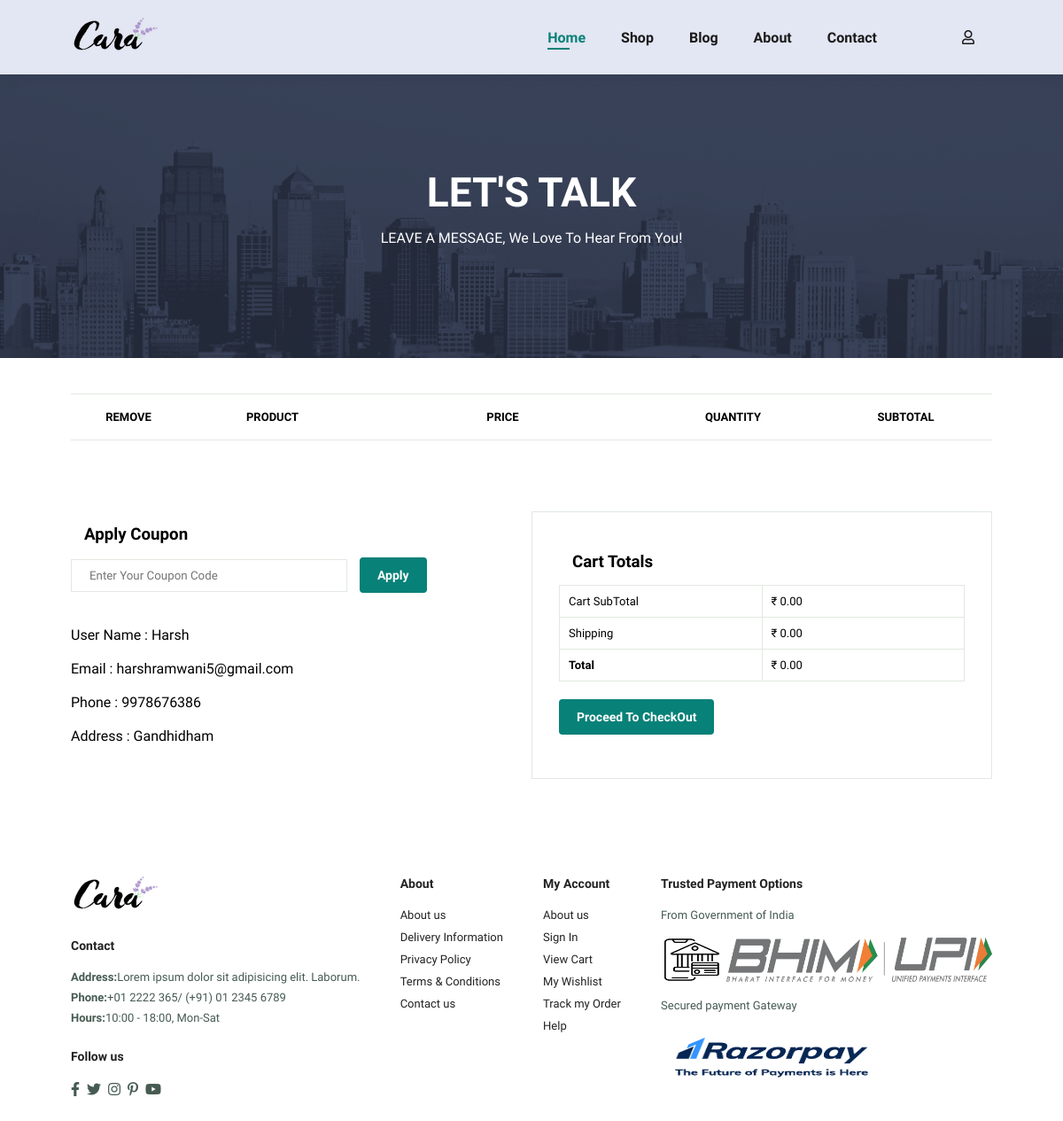
Page /cart.php (signed in) on the earlier database version.
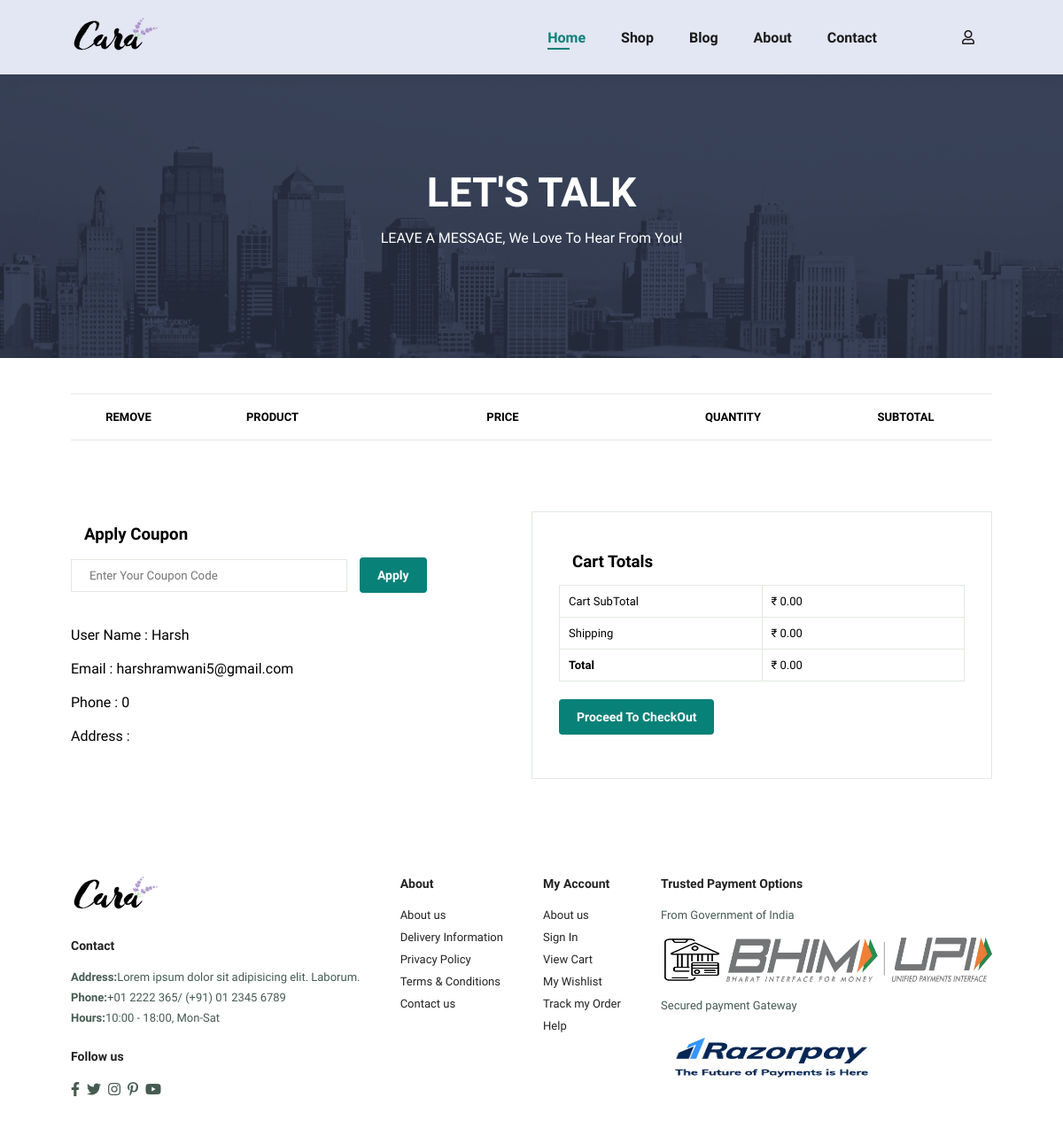
Same page on the later database version.
### tables this page shows
CREATE TABLE `tbl_member` (
  `id` int(11) NOT NULL,
  `username` varchar(255) NOT NULL,
  `password` varchar(200) NOT NULL,
  `email` varchar(255) NOT NULL,
  `mobile` bigint(10) NOT NULL,
  `address` varchar(255) NOT NULL,
  `create_at` timestamp NOT NULL DEFAULT current_timestamp() ON UPDATE current_timestamp()
);

### cart.php (the view, shortened to what this page needs)
<?php
    include 'include/header.php';
    $conn = mysqli_connect("localhost","root","","ecomm");
    $email = $_COOKIE['email'];
    $row = "";
    $query = "SELECT * FROM tbl_member WHERE email = '$email'";
    $result = mysqli_query($conn,$query);
    if(mysqli_num_rows($result)>0){
        $row = mysqli_fetch_assoc($result);
    }
?>
    <section id="page-header" class="about-header">
        <h2>LET'S TALK</h2>
        <p>LEAVE A MESSAGE, We Love To Hear From You!</p>
    </section>
    <section id="cart" class="section-p1">
        <table width="100%">
            <thead>
                <tr>
                    <td>Remove</td>
                    <td>Product</td>
                    <td>Price</td>
                    <td>Quantity</td>
                    <td>SubTotal</td>
                </tr>
            </thead>
        </table>
    </section>
    <section id="cart-add" class="section-p1">
        <div id="coupon">
            <h3>Apply Coupon</h3>
            <div>
                <input type="text" placeholder="Enter Your Coupon Code" id="coupon-code">
                <button class="normal" onclick="applyCoupon()">Apply</button>
            </div>
            <div>
            <br><br>
                User Name : <?php echo $row['username']; ?><br><br>
                Email : <?php echo $row['email']; ?> <br><br>
                Phone : <?php echo $row['mobile'];?><br><br>
                Address : <?php echo $row['address']; ?> <br><br>
            </div>
        </div>
        <div id="subtotal">
            <h3>Cart Totals</h3>
            <table>
                <tr>
                    <td>Cart SubTotal</td>
                    <td id="cart-subtotal">₹0.00</td>
                </tr>
                <tr>
                    <td>Shipping</td>
                    <td id="cart-shipping-fee">Free</td>
                </tr>
                <tr>
                    <td><strong>Total</strong></td>
                    <td id="total">₹0.00</td>
                </tr>
            </table>
            <button id="checkout-btn" class="normal" onclick="initiateRazorpayPayment()">Proceed To CheckOut</button>
        </div>
    </section>
    <?php include 'include/footer.php'; ?>

### include/header.php (shortened to what this page needs)
<!DOCTYPE html>
<html lang="en">
<head>
    <link rel="stylesheet" href="css/style.css">
    <link rel="stylesheet" href="https://pro.fontawesome.com/releases/v5.10.0/css/all.css">
</head>
<body>
    <section id="header">
        <a href="home.php"><img src="img/logo.png" alt="logo" class="logo"></a>
        <div>
            <ul id="navbar">
                <li><a class="active" href="home.php">Home</a></li>
                <li><a href="shop.php">Shop</a></li>
                <li><a href="blog.php">Blog</a></li>
                <li><a href="about.php">About</a></li>
                <li><a href="contact.php">Contact</a></li>
                <li id="lg-bag"><a href="cart.php"><i class="far fa-shopping-bag"></i></a></li>
                <li id="lg-user"><a href="#"><i class="far fa-user"></i></a></li>
            </ul>
        </div>
    </section>

### include/footer.php (shortened to what this page needs)
<footer class="section-p1">
        <div class="col">
            <img src="img/logo.png" class="logo" alt="logo">
            <h4>Contact</h4>
            <p><strong>Address:</strong>Lorem ipsum dolor sit adipisicing elit. Laborum.</p>
            <p><strong>Phone:</strong>+01 2222 365/ (+91) 01 2345 6789</p>
            <p><strong>Hours:</strong>10:00 - 18:00, Mon-Sat</p>
            <div class="follow">
                <h4>Follow us</h4>
                <div class="icon">
                    <i class="fab fa-facebook-f"></i>
                    <i class="fab fa-twitter"></i>
                    <i class="fab fa-instagram"></i>
                    <i class="fab fa-pinterest-p"></i>
                    <i class="fab fa-youtube"></i>
                </div>
            </div>
        </div>
        <div class="col">
            <h4>About</h4>
            <a href="about.php">About us</a>
            <a href="#">Delivery Information</a>
            <a href="#">Privacy Policy</a>
            <a href="#">Terms & Conditions</a>
            <a href="contact.php">Contact us</a>
        </div>
        <div class="col">
            <h4>My Account</h4>
            <a href="about.php">About us</a>
            <a href="login.php">Sign In</a>
            <a href="cart.php">View Cart</a>
            <a href="#">My Wishlist</a>
            <a href="#">Track my Order</a>
            <a href="#">Help</a>
        </div>
        <div class="col install">
            <h4>Trusted Payment Options</h4>
            <p>From Government of India</p>
            <div class="row">
                <img src="img/pay/mobile-banking.png" width="70px" height="50px" alt="">
                <img src="img/pay/Bhim-Upi-Logo.png" width="300px" height="50px" alt="">
            </div>
            <p>Secured payment Gateway</p>
            <img src="img/pay/razorpay.png" width="250px" height="60px">
        </div>
    </footer>
</body>
</html>

### css/style.css (style rules this page uses)
* { margin: 0; padding: 0; box-sizing: border-box; font-family: 'Spartan',sans-serif; }
h2 { font-size: 46px; line-height: 54px; color: #222; }
h4 { font-size: 20px; color: #222; }
h4 { font-size: 12px; font-weight: 700; }
p { font-size: 16px; color: #465b52; margin: 15px 0 20px 0; }
.section-p1 { padding: 40px 80px; }
button.normal { font-size: 14px; font-weight: 600; padding: 15px 30px; color: #000; background-color: #fff; border-radius: 4px; cursor: pointer; border: none; outline: none; transition: 0.2s; }
body { width: 100%; }
#header { display: flex; align-items: center; justify-content: space-between; padding: 20px 80px; background: #E3E6F3; box-shadow: 0 5px 15px rgba(0,0,0,0.06); z-index: 999; position: sticky; top: 0; left: 0; }
#navbar { display: flex; justify-content: center; align-items: center; }
#navbar li { list-style: none; padding: 0 20px; position: relative; }
#navbar li a { text-decoration: none; font-size: 16px; font-weight: 600; color: #1a1a1a; transition: 0.3s ease; }
#navbar li a:hover, #navbar li a.active { color: #088178; }
#navbar li a.active::after, #navbar li a:hover::after { content: ""; width: 30%; height: 2px; background: #088178; position: absolute; bottom: -4px; left: 20px; }
footer { display: flex; flex-wrap: wrap; justify-content: space-between; }
footer .col { display: flex; flex-direction: column; align-items: flex-start; margin-bottom: 20px; }
footer .logo { margin-bottom: 30px; }
footer h4 { font-size: 14px; padding-bottom: 20px; }
footer p { font-size: 13px; margin: 0 0 8px 0; }
footer a { font-size: 13px; text-decoration: none; margin-bottom: 10px; color: #222; }
footer .follow { margin-top: 20px; }
footer .follow i { color: #465b52; padding-right: 4px; cursor: pointer; }
footer .install img { margin: 10px 0 15px 0; }
#page-header { background-image: url(../img/banner/b1.jpg); width: 100%; height: 40vh; background-size: cover; display: flex; justify-content: center; text-align: center; flex-direction: column; padding: 14px; }
#page-header h2, #page-header p { color: #fff; }
#page-header.about-header { background-image: url(../img/about/banner.png); }
#cart { overflow-x: auto; }
#cart table { width: 100%; border-collapse: collapse; table-layout: fixed; white-space: nowrap; }
#cart table td:nth-child(1) { width: 100px; text-align: center; }
#cart table td:nth-child(2) { width: 150px; text-align: center; }
#cart table td:nth-child(3) { width: 250px; text-align: center; }
#cart table td:nth-child(4), #cart table td:nth-child(5), #cart table td:nth-child(6) { width: 150px; text-align: center; }
#cart table thead { border: 1px solid #e2e9e1; border-left: none; border-right: none; }
#cart table thead td { font-weight: 700; text-transform: uppercase; font-size: 13px; padding: 18px 0; }
#cart-add { display: flex; flex-wrap: wrap; justify-content: space-between; }
#coupon { width: 50%; margin-bottom: 50px; }
#coupon h3, #subtotal h3 { padding: 15px; }
#coupon input { padding: 10px 20px; outline: none; width: 60%; margin-right: 10px; border: 1px solid #e2e9e1; }
#coupon button, #subtotal button { background-color:#088178; color: #fff; padding: 12px 20px; }
#subtotal { width: 50%; margin-bottom: 30px; border: 1px solid #e2e9e1; padding: 30px; }
#subtotal table { border-collapse: collapse; width: 100%; margin-bottom: 20px; }
#subtotal table td { width: 50%; border: 1px solid #e2e9e1; padding: 10px; font-size: 13px; }

Differences in the rows shown:
changed tbl_member "Harsh": mobile "9978676386" → "0"; address "Gandhidham" → (not shown)
